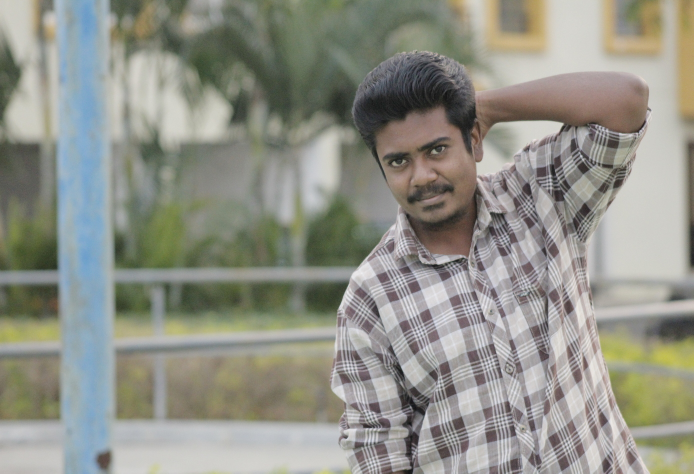
#> input picture Day21 PythonMegaCourse/StreamLit Portfolio/MaheshSimplePortfolio/images/photo1.jpg, 1387 x 947 px, given in place of the camera (shown at 1/2 size)
$ python main.py
#> lines starting #> are read from the running program, lines starting #| are printed output that depends on the picture
import cv2
import time
import glob
import os
from emailing import send_email
from threading import Thread


video = cv2.VideoCapture(0)
time.sleep(1)
first_frame = None
status_list = []
count = 1

def clean_folder():
    images = glob.glob('images/*.png')
    for i in images:
        os.remove(i)
while True:
    status = 0
    check,frame = video.read()
#> frame is the input picture: shape (947, 1387, 3); mean B, G, R 136.2, 145.9, 145.2

    grey_frame = cv2.cvtColor(frame,cv2.COLOR_BGR2GRAY)
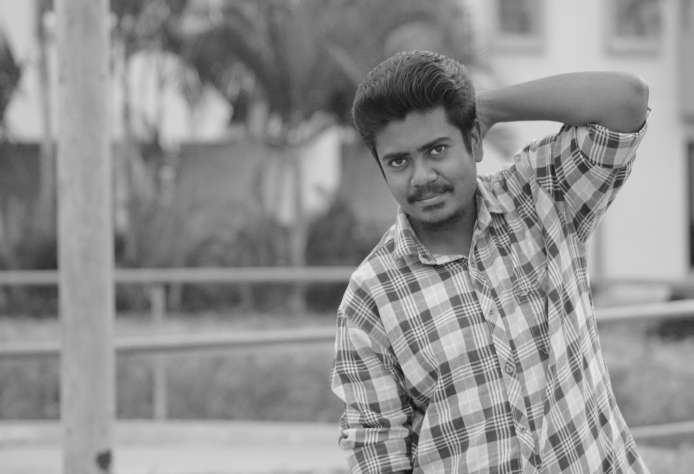
#> grey_frame: shape (947, 1387) (shown at 1/2 size); min 16, max 239, mean 144.6
    grey_frame_gau = cv2.GaussianBlur(grey_frame,(21,21),0)


    if first_frame is None:
        first_frame = grey_frame_gau
    delta_frame = cv2.absdiff(first_frame,grey_frame_gau)
#> delta_frame: shape (947, 1387); every value is 0

    thresh_frame = cv2.threshold(delta_frame,60,255,cv2.THRESH_BINARY)[1]
    dil_frame = cv2.dilate(thresh_frame,None,iterations=2)

    contours,check = cv2.findContours(dil_frame,cv2.RETR_EXTERNAL,cv2.CHAIN_APPROX_SIMPLE)
#> contours = []; check = None

    for c in contours:
        if cv2.contourArea(c) < 5000:
            continue
        x,y,w,h = cv2.boundingRect(c)
        rect = cv2.rectangle(frame,(x,y),(x+w,y+h),(0,255,0),3)
        if rect.any():
            status = 1
            cv2.imwrite(f"images/{count}.png",frame)
            count+=1
            all_img = glob.glob("images/*.png")
            index = int(len(all_img)/2)
            f_img = all_img[index]

    status_list.append(status)
    status_list = status_list[-2:]
    if status_list[0]==1 and status_list[1]==0:
        email_thread = Thread(target=send_email,args=(f_img, ))
        #send_email(f_img)
        email_thread.daemon = True
        #clean_folder()
        clean_thread = Thread(target=clean_folder)
        clean_thread.daemon = True

        email_thread.start()


    cv2.imshow("Video Capture",frame)
    key = cv2.waitKey(1)
#> (key q is pressed here)

    if key==ord('q'):
        break
#> (the run stopped early here; a loop or call above may not have finished)
